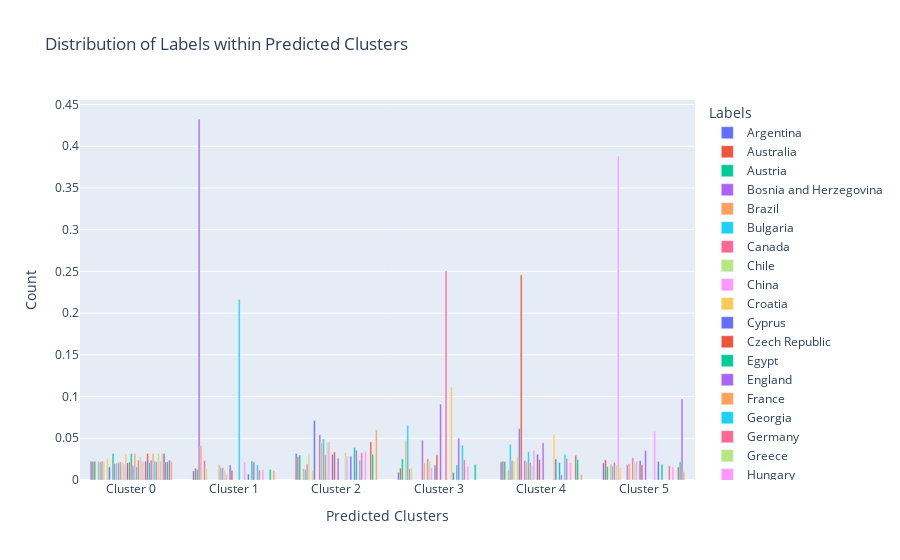

The cell this chart's notebook holds for it:
### Code cell
label_encoder = LabelEncoder()
encoded_labels = label_encoder.fit_transform(df.country)
contingency_table = confusion_matrix(encoded_labels, df.cluster)
contingency_table = contingency_table / contingency_table.sum(axis=1, keepdims=True) 
contingency_table = contingency_table / contingency_table.sum(axis=0, keepdims=True)

unique_labels = label_encoder.classes_  # Textual labels
unique_clusters = np.unique(df.cluster)

fig = go.Figure()

# Add a bar to the figure for each label in each cluster
for i, label in enumerate(unique_labels):
    fig.add_trace(go.Bar(
        x=[f'Cluster {cluster}' for cluster in unique_clusters],
        y=contingency_table[i, :],
        name=label
    ))

# Update layout for clarity
fig.update_layout(
    barmode='group',
    title='Distribution of Labels within Predicted Clusters',
    xaxis_title='Predicted Clusters',
    yaxis_title='Count',
    legend_title='Labels'
)

# Show the figure
fig.show()

### Figure 1 — Plotly figure (JSON) as saved in the notebook; plotly's stock layout.template omitted (floating-point values rounded to 4 significant figures)
{"data": [{"name": "Argentina", "type": "bar", "x": ["Cluster 0", "Cluster 1", "Cluster 2", "Cluster 3", "Cluster 4", "Cluster 5"], "y": [0.0226, 0.01086, 0.03185, 0.009429, 0.02175, 0.02046, null, null, null, null, null, null, null, null, null, null, null, null, null, null, null, null, null, null, null, null, null, null, null, null, null, null, null, null, null, null, null, null, null, null, null, null, null, null, null]}, {"name": "Australia", "type": "bar", "x": ["Cluster 0", "Cluster 1", "Cluster 2", "Cluster 3", "Cluster 4", "Cluster 5"], "y": [0.02223, 0.01413, 0.02818, 0.01437, 0.02233, 0.02413, null, null, null, null, null, null, null, null, null, null, null, null, null, null, null, null, null, null, null, null, null, null, null, null, null, null, null, null, null, null, null, null, null, null, null, null, null, null, null]}, {"name": "Austria", "type": "bar", "x": ["Cluster 0", "Cluster 1", "Cluster 2", "Cluster 3", "Cluster 4", "Cluster 5"], "y": [0.02247, 0.01279, 0.03001, 0.02527, 0.02202, 0.0162, null, null, null, null, null, null, null, null, null, null, null, null, null, null, null, null, null, null, null, null, null, null, null, null, null, null, null, null, null, null, null, null, null, null, null, null, null, null, null]}, {"name": "Bosnia and Herzegovina", "type": "bar", "x": ["Cluster 0", "Cluster 1", "Cluster 2", "Cluster 3", "Cluster 4", "Cluster 5"], "y": [0, 0.4326, 0, 0, 0, 0, null, null, null, null, null, null, null, null, null, null, null, null, null, null, null, null, null, null, null, null, null, null, null, null, null, null, null, null, null, null, null, null, null, null, null, null, null, null, null]}, {"name": "Brazil", "type": "bar", "x": ["Cluster 0", "Cluster 1", "Cluster 2", "Cluster 3", "Cluster 4", "Cluster 5"], "y": [0.02265, 0.0412, 0.01358, 0.04772, 0.01171, 0.01848, null, null, null, null, null, null, null, null, null, null, null, null, null, null, null, null, null, null, null, null, null, null, null, null, null, null, null, null, null, null, null, null, null, null, null, null, null, null, null]}, {"name": "Bulgaria", "type": "bar", "x": ["Cluster 0", "Cluster 1", "Cluster 2", "Cluster 3", "Cluster 4", "Cluster 5"], "y": [0.02137, 0, 0.0124, 0.06535, 0.04276, 0.01688, null, null, null, null, null, null, null, null, null, null, null, null, null, null, null, null, null, null, null, null, null, null, null, null, null, null, null, null, null, null, null, null, null, null, null, null, null, null, null]}, {"name": "Canada", "type": "bar", "x": ["Cluster 0", "Cluster 1", "Cluster 2", "Cluster 3", "Cluster 4", "Cluster 5"], "y": [0.02271, 0.02339, 0.01927, 0.01354, 0.02326, 0.02098, null, null, null, null, null, null, null, null, null, null, null, null, null, null, null, null, null, null, null, null, null, null, null, null, null, null, null, null, null, null, null, null, null, null, null, null, null, null, null]}, {"name": "Chile", "type": "bar", "x": ["Cluster 0", "Cluster 1", "Cluster 2", "Cluster 3", "Cluster 4", "Cluster 5"], "y": [0.02237, 0.01374, 0.03139, 0.01421, 0.02259, 0.01805, null, null, null, null, null, null, null, null, null, null, null, null, null, null, null, null, null, null, null, null, null, null, null, null, null, null, null, null, null, null, null, null, null, null, null, null, null, null, null]}, {"name": "China", "type": "bar", "x": ["Cluster 0", "Cluster 1", "Cluster 2", "Cluster 3", "Cluster 4", "Cluster 5"], "y": [0, 0, 0, 0, 0, 0.3882, null, null, null, null, null, null, null, null, null, null, null, null, null, null, null, null, null, null, null, null, null, null, null, null, null, null, null, null, null, null, null, null, null, null, null, null, null, null, null]}, {"name": "Croatia", "type": "bar", "x": ["Cluster 0", "Cluster 1", "Cluster 2", "Cluster 3", "Cluster 4", "Cluster 5"], "y": [0.02561, 0, 0.01097, 0, 0.02837, 0.01493, null, null, null, null, null, null, null, null, null, null, null, null, null, null, null, null, null, null, null, null, null, null, null, null, null, null, null, null, null, null, null, null, null, null, null, null, null, null, null]}, {"name": "Cyprus", "type": "bar", "x": ["Cluster 0", "Cluster 1", "Cluster 2", "Cluster 3", "Cluster 4", "Cluster 5"], "y": [0.01585, 0, 0.07131, 0, 0.06146, 0, null, null, null, null, null, null, null, null, null, null, null, null, null, null, null, null, null, null, null, null, null, null, null, null, null, null, null, null, null, null, null, null, null, null, null, null, null, null, null]}, {"name": "Czech Republic", "type": "bar", "x": ["Cluster 0", "Cluster 1", "Cluster 2", "Cluster 3", "Cluster 4", "Cluster 5"], "y": [0, 0, 0, 0, 0.2458, 0, null, null, null, null, null, null, null, null, null, null, null, null, null, null, null, null, null, null, null, null, null, null, null, null, null, null, null, null, null, null, null, null, null, null, null, null, null, null, null]}, {"name": "Egypt", "type": "bar", "x": ["Cluster 0", "Cluster 1", "Cluster 2", "Cluster 3", "Cluster 4", "Cluster 5"], "y": [0.0317, 0, 0, 0, 0, 0, null, null, null, null, null, null, null, null, null, null, null, null, null, null, null, null, null, null, null, null, null, null, null, null, null, null, null, null, null, null, null, null, null, null, null, null, null, null, null]}, {"name": "England", "type": "bar", "x": ["Cluster 0", "Cluster 1", "Cluster 2", "Cluster 3", "Cluster 4", "Cluster 5"], "y": [0.01963, 0, 0.05433, 0.04772, 0.02341, 0.01848, null, null, null, null, null, null, null, null, null, null, null, null, null, null, null, null, null, null, null, null, null, null, null, null, null, null, null, null, null, null, null, null, null, null, null, null, null, null, null]}, {"name": "France", "type": "bar", "x": ["Cluster 0", "Cluster 1", "Cluster 2", "Cluster 3", "Cluster 4", "Cluster 5"], "y": [0.02035, 0.01822, 0.04461, 0.02034, 0.02203, 0.01936, null, null, null, null, null, null, null, null, null, null, null, null, null, null, null, null, null, null, null, null, null, null, null, null, null, null, null, null, null, null, null, null, null, null, null, null, null, null, null]}, {"name": "Georgia", "type": "bar", "x": ["Cluster 0", "Cluster 1", "Cluster 2", "Cluster 3", "Cluster 4", "Cluster 5"], "y": [0.02077, 0.01492, 0.04918, 0, 0.03391, 0, null, null, null, null, null, null, null, null, null, null, null, null, null, null, null, null, null, null, null, null, null, null, null, null, null, null, null, null, null, null, null, null, null, null, null, null, null, null, null]}, {"name": "Germany", "type": "bar", "x": ["Cluster 0", "Cluster 1", "Cluster 2", "Cluster 3", "Cluster 4", "Cluster 5"], "y": [0.02161, 0.01456, 0.03017, 0.02529, 0.02098, 0.02659, null, null, null, null, null, null, null, null, null, null, null, null, null, null, null, null, null, null, null, null, null, null, null, null, null, null, null, null, null, null, null, null, null, null, null, null, null, null, null]}, {"name": "Greece", "type": "bar", "x": ["Cluster 0", "Cluster 1", "Cluster 2", "Cluster 3", "Cluster 4", "Cluster 5"], "y": [0.02109, 0.01175, 0.04517, 0.02267, 0.0178, 0.02108, null, null, null, null, null, null, null, null, null, null, null, null, null, null, null, null, null, null, null, null, null, null, null, null, null, null, null, null, null, null, null, null, null, null, null, null, null, null, null]}, {"name": "Hungary", "type": "bar", "x": ["Cluster 0", "Cluster 1", "Cluster 2", "Cluster 3", "Cluster 4", "Cluster 5"], "y": [0.0193, 0.00627, 0.04547, 0.01452, 0.03563, 0.0225, null, null, null, null, null, null, null, null, null, null, null, null, null, null, null, null, null, null, null, null, null, null, null, null, null, null, null, null, null, null, null, null, null, null, null, null, null, null, null]}, {"name": "India", "type": "bar", "x": ["Cluster 0", "Cluster 1", "Cluster 2", "Cluster 3", "Cluster 4", "Cluster 5"], "y": [0.0317, 0, 0, 0, 0, 0, null, null, null, null, null, null, null, null, null, null, null, null, null, null, null, null, null, null, null, null, null, null, null, null, null, null, null, null, null, null, null, null, null, null, null, null, null, null, null]}, {"name": "Israel", "type": "bar", "x": ["Cluster 0", "Cluster 1", "Cluster 2", "Cluster 3", "Cluster 4", "Cluster 5"], "y": [0.02057, 0.01803, 0.03056, 0.01789, 0.03073, 0.02311, null, null, null, null, null, null, null, null, null, null, null, null, null, null, null, null, null, null, null, null, null, null, null, null, null, null, null, null, null, null, null, null, null, null, null, null, null, null, null]}, {"name": "Italy", "type": "bar", "x": ["Cluster 0", "Cluster 1", "Cluster 2", "Cluster 3", "Cluster 4", "Cluster 5"], "y": [0.0215, 0.01174, 0.03361, 0.03015, 0.0245, 0.01825, null, null, null, null, null, null, null, null, null, null, null, null, null, null, null, null, null, null, null, null, null, null, null, null, null, null, null, null, null, null, null, null, null, null, null, null, null, null, null]}, {"name": "Japan", "type": "bar", "x": ["Cluster 0", "Cluster 1", "Cluster 2", "Cluster 3", "Cluster 4", "Cluster 5"], "y": [0.0317, 0, 0, 0, 0, 0, null, null, null, null, null, null, null, null, null, null, null, null, null, null, null, null, null, null, null, null, null, null, null, null, null, null, null, null, null, null, null, null, null, null, null, null, null, null, null]}, {"name": "Lebanon", "type": "bar", "x": ["Cluster 0", "Cluster 1", "Cluster 2", "Cluster 3", "Cluster 4", "Cluster 5"], "y": [0.01729, 0, 0.02593, 0.09109, 0.0447, 0.03529, null, null, null, null, null, null, null, null, null, null, null, null, null, null, null, null, null, null, null, null, null, null, null, null, null, null, null, null, null, null, null, null, null, null, null, null, null, null, null]}, {"name": "Lithuania", "type": "bar", "x": ["Cluster 0", "Cluster 1", "Cluster 2", "Cluster 3", "Cluster 4", "Cluster 5"], "y": [0.0317, 0, 0, 0, 0, 0, null, null, null, null, null, null, null, null, null, null, null, null, null, null, null, null, null, null, null, null, null, null, null, null, null, null, null, null, null, null, null, null, null, null, null, null, null, null, null]}, {"name": "Luxembourg", "type": "bar", "x": ["Cluster 0", "Cluster 1", "Cluster 2", "Cluster 3", "Cluster 4", "Cluster 5"], "y": [0.01585, 0.2163, 0, 0, 0, 0, null, null, null, null, null, null, null, null, null, null, null, null, null, null, null, null, null, null, null, null, null, null, null, null, null, null, null, null, null, null, null, null, null, null, null, null, null, null, null]}, {"name": "Macedonia", "type": "bar", "x": ["Cluster 0", "Cluster 1", "Cluster 2", "Cluster 3", "Cluster 4", "Cluster 5"], "y": [0.02378, 0, 0, 0.2505, 0, 0, null, null, null, null, null, null, null, null, null, null, null, null, null, null, null, null, null, null, null, null, null, null, null, null, null, null, null, null, null, null, null, null, null, null, null, null, null, null, null]}, {"name": "Mexico", "type": "bar", "x": ["Cluster 0", "Cluster 1", "Cluster 2", "Cluster 3", "Cluster 4", "Cluster 5"], "y": [0.02805, 0, 0.03291, 0, 0, 0, null, null, null, null, null, null, null, null, null, null, null, null, null, null, null, null, null, null, null, null, null, null, null, null, null, null, null, null, null, null, null, null, null, null, null, null, null, null, null]}, {"name": "Moldova", "type": "bar", "x": ["Cluster 0", "Cluster 1", "Cluster 2", "Cluster 3", "Cluster 4", "Cluster 5"], "y": [0.02219, 0.02163, 0.02852, 0, 0, 0.05823, null, null, null, null, null, null, null, null, null, null, null, null, null, null, null, null, null, null, null, null, null, null, null, null, null, null, null, null, null, null, null, null, null, null, null, null, null, null, null]}, {"name": "Morocco", "type": "bar", "x": ["Cluster 0", "Cluster 1", "Cluster 2", "Cluster 3", "Cluster 4", "Cluster 5"], "y": [0.02114, 0, 0, 0.1113, 0.05463, 0, null, null, null, null, null, null, null, null, null, null, null, null, null, null, null, null, null, null, null, null, null, null, null, null, null, null, null, null, null, null, null, null, null, null, null, null, null, null, null]}, {"name": "New Zealand", "type": "bar", "x": ["Cluster 0", "Cluster 1", "Cluster 2", "Cluster 3", "Cluster 4", "Cluster 5"], "y": [0.02266, 0.007192, 0.02845, 0.00897, 0.02515, 0.02234, null, null, null, null, null, null, null, null, null, null, null, null, null, null, null, null, null, null, null, null, null, null, null, null, null, null, null, null, null, null, null, null, null, null, null, null, null, null, null]}, {"name": "Peru", "type": "bar", "x": ["Cluster 0", "Cluster 1", "Cluster 2", "Cluster 3", "Cluster 4", "Cluster 5"], "y": [0.0317, 0, 0, 0, 0, 0, null, null, null, null, null, null, null, null, null, null, null, null, null, null, null, null, null, null, null, null, null, null, null, null, null, null, null, null, null, null, null, null, null, null, null, null, null, null, null]}, {"name": "Portugal", "type": "bar", "x": ["Cluster 0", "Cluster 1", "Cluster 2", "Cluster 3", "Cluster 4", "Cluster 5"], "y": [0.02088, 0.0227, 0.03892, 0.01803, 0.02101, 0.01901, null, null, null, null, null, null, null, null, null, null, null, null, null, null, null, null, null, null, null, null, null, null, null, null, null, null, null, null, null, null, null, null, null, null, null, null, null, null, null]}, {"name": "Romania", "type": "bar", "x": ["Cluster 0", "Cluster 1", "Cluster 2", "Cluster 3", "Cluster 4", "Cluster 5"], "y": [0.02378, 0.02163, 0.03566, 0.0501, 0.006146, 0, null, null, null, null, null, null, null, null, null, null, null, null, null, null, null, null, null, null, null, null, null, null, null, null, null, null, null, null, null, null, null, null, null, null, null, null, null, null, null]}, {"name": "Serbia", "type": "bar", "x": ["Cluster 0", "Cluster 1", "Cluster 2", "Cluster 3", "Cluster 4", "Cluster 5"], "y": [0.0317, 0, 0, 0, 0, 0, null, null, null, null, null, null, null, null, null, null, null, null, null, null, null, null, null, null, null, null, null, null, null, null, null, null, null, null, null, null, null, null, null, null, null, null, null, null, null]}, {"name": "Slovenia", "type": "bar", "x": ["Cluster 0", "Cluster 1", "Cluster 2", "Cluster 3", "Cluster 4", "Cluster 5"], "y": [0.02246, 0.01803, 0.02377, 0.04175, 0.03073, 0, null, null, null, null, null, null, null, null, null, null, null, null, null, null, null, null, null, null, null, null, null, null, null, null, null, null, null, null, null, null, null, null, null, null, null, null, null, null, null]}, {"name": "South Africa", "type": "bar", "x": ["Cluster 0", "Cluster 1", "Cluster 2", "Cluster 3", "Cluster 4", "Cluster 5"], "y": [0.02168, 0.01183, 0.03295, 0.02437, 0.02578, 0.01711, null, null, null, null, null, null, null, null, null, null, null, null, null, null, null, null, null, null, null, null, null, null, null, null, null, null, null, null, null, null, null, null, null, null, null, null, null, null, null]}, {"name": "South Korea", "type": "bar", "x": ["Cluster 0", "Cluster 1", "Cluster 2", "Cluster 3", "Cluster 4", "Cluster 5"], "y": [0.0317, 0, 0, 0, 0, 0, null, null, null, null, null, null, null, null, null, null, null, null, null, null, null, null, null, null, null, null, null, null, null, null, null, null, null, null, null, null, null, null, null, null, null, null, null, null, null]}, {"name": "Spain", "type": "bar", "x": ["Cluster 0", "Cluster 1", "Cluster 2", "Cluster 3", "Cluster 4", "Cluster 5"], "y": [0.02255, 0.0123, 0.03426, 0.01671, 0.0204, 0.01574, null, null, null, null, null, null, null, null, null, null, null, null, null, null, null, null, null, null, null, null, null, null, null, null, null, null, null, null, null, null, null, null, null, null, null, null, null, null, null]}, {"name": "Switzerland", "type": "bar", "x": ["Cluster 0", "Cluster 1", "Cluster 2", "Cluster 3", "Cluster 4", "Cluster 5"], "y": [0.0317, 0, 0, 0, 0, 0, null, null, null, null, null, null, null, null, null, null, null, null, null, null, null, null, null, null, null, null, null, null, null, null, null, null, null, null, null, null, null, null, null, null, null, null, null, null, null]}, {"name": "Tunisia", "type": "bar", "x": ["Cluster 0", "Cluster 1", "Cluster 2", "Cluster 3", "Cluster 4", "Cluster 5"], "y": [0.0317, 0, 0, 0, 0, 0, null, null, null, null, null, null, null, null, null, null, null, null, null, null, null, null, null, null, null, null, null, null, null, null, null, null, null, null, null, null, null, null, null, null, null, null, null, null, null]}, {"name": "Turkey", "type": "bar", "x": ["Cluster 0", "Cluster 1", "Cluster 2", "Cluster 3", "Cluster 4", "Cluster 5"], "y": [0.02156, 0, 0.04564, 0, 0.0295, 0.01553, null, null, null, null, null, null, null, null, null, null, null, null, null, null, null, null, null, null, null, null, null, null, null, null, null, null, null, null, null, null, null, null, null, null, null, null, null, null, null]}, {"name": "US", "type": "bar", "x": ["Cluster 0", "Cluster 1", "Cluster 2", "Cluster 3", "Cluster 4", "Cluster 5"], "y": [0.02182, 0.01277, 0.03085, 0.01866, 0.02442, 0.02183, null, null, null, null, null, null, null, null, null, null, null, null, null, null, null, null, null, null, null, null, null, null, null, null, null, null, null, null, null, null, null, null, null, null, null, null, null, null, null]}, {"name": "Ukraine", "type": "bar", "x": ["Cluster 0", "Cluster 1", "Cluster 2", "Cluster 3", "Cluster 4", "Cluster 5"], "y": [0.02378, 0, 0, 0, 0, 0.09704, null, null, null, null, null, null, null, null, null, null, null, null, null, null, null, null, null, null, null, null, null, null, null, null, null, null, null, null, null, null, null, null, null, null, null, null, null, null, null]}, {"name": "Uruguay", "type": "bar", "x": ["Cluster 0", "Cluster 1", "Cluster 2", "Cluster 3", "Cluster 4", "Cluster 5"], "y": [0.02253, 0.01138, 0.06005, 0, 0.00647, 0.01022, null, null, null, null, null, null, null, null, null, null, null, null, null, null, null, null, null, null, null, null, null, null, null, null, null, null, null, null, null, null, null, null, null, null, null, null, null, null, null]}], "layout": {"barmode": "group", "legend": {"title": {"text": "Labels"}}, "title": {"text": "Distribution of Labels within Predicted Clusters"}, "xaxis": {"title": {"text": "Predicted Clusters"}}, "yaxis": {"title": {"text": "Count"}}}}
